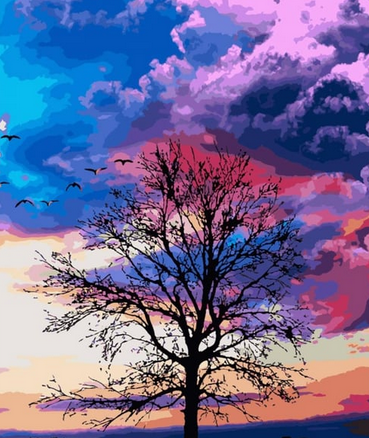
#> input picture img/resim.png, 369 x 438 px, found by its file name
$ python edge_detection.py
#> lines starting #> are read from the running program, lines starting #| are printed output that depends on the picture
import cv2

img = cv2.imread("img/resim.png")
#> img is the input picture: shape (438, 369, 3); mean B, G, R 152.8, 108.1, 114.2
gray = cv2.cvtColor(img, cv2.COLOR_BGR2GRAY)
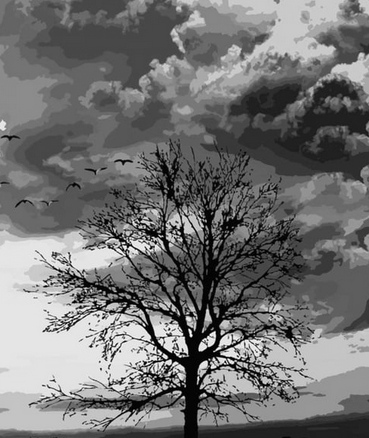
#> gray: shape (438, 369); min 0, max 255, mean 115

# Gürültüyü azaltmak için Gaussian Blur
blur = cv2.GaussianBlur(gray, (5,5), 0)
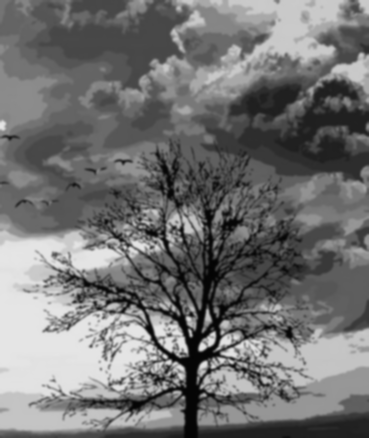
#> blur: shape (438, 369); min 4, max 229, mean 115

# Canny Edge Detection
edges = cv2.Canny(blur, 50, 150)
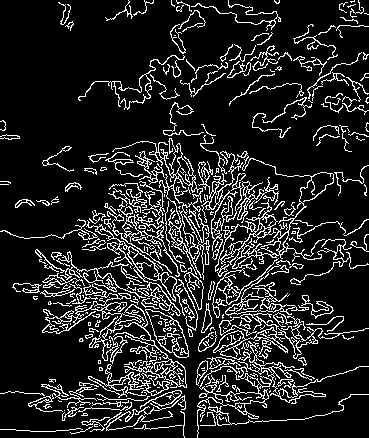
#> edges: shape (438, 369); 13.9% white in thin lines or dots

cv2.imshow("Orijinal", gray)
cv2.imshow("Edges", edges)

cv2.waitKey(0)
cv2.destroyAllWindows()
